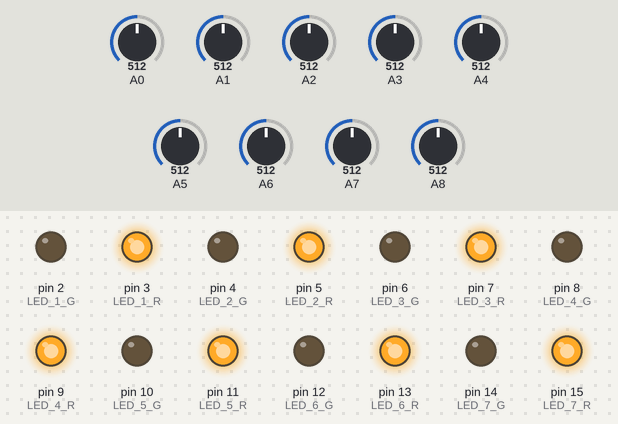
The sketch below on a simulated Arduino Mega 2560, built with avr-gcc and run on an emulated ATmega2560. Shown: output pins drawn as LEDs (lit = HIGH). The inputs (shaded band) are chosen by the test bench; at power-on: A0 = 512, A1 = 512, A2 = 512, A3 = 512, A4 = 512, A5 = 512, A6 = 512, A7 = 512, A8 = 512.

Above: at 0.1 s.
Timing chart, 0 to 1.6 s (numbered marks = the images above):
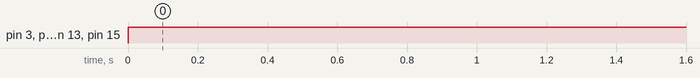

The sketch:

CNY70_9Sensor.ino
```cpp
int LED_1_G = 2;
int LED_1_R = 3;
int LED_2_G = 4;
int LED_2_R = 5;
int LED_3_G = 6;
int LED_3_R = 7;
int LED_4_G = 8;
int LED_4_R = 9;
int LED_5_G = 10;
int LED_5_R = 11;
int LED_6_G = 12;
int LED_6_R = 13;
int LED_7_G = 14;
int LED_7_R = 15;
int LED_8_G = 16;
int LED_8_R = 17;
int LED_9_G = 18;
int LED_9_R = 19;

void setup() {
  Serial.begin(9600);
  pinMode(A0, INPUT);
  pinMode(A1, INPUT);
  pinMode(A2, INPUT);
  pinMode(A3, INPUT);
  pinMode(A4, INPUT);
  pinMode(A5, INPUT);
  pinMode(A6, INPUT);
  pinMode(A7, INPUT);
  pinMode(A8, INPUT);
  pinMode(A9, INPUT);
  pinMode(LED_1_R, OUTPUT);
  pinMode(LED_1_G, OUTPUT);
  pinMode(LED_2_R, OUTPUT);
  pinMode(LED_2_G, OUTPUT);
  pinMode(LED_3_R, OUTPUT);
  pinMode(LED_3_G, OUTPUT);
  pinMode(LED_4_R, OUTPUT);
  pinMode(LED_4_G, OUTPUT);
  pinMode(LED_5_R, OUTPUT);
  pinMode(LED_5_G, OUTPUT);
  pinMode(LED_6_R, OUTPUT);
  pinMode(LED_6_G, OUTPUT);
  pinMode(LED_7_R, OUTPUT);
  pinMode(LED_7_G, OUTPUT);
  pinMode(LED_8_R, OUTPUT);
  pinMode(LED_8_G, OUTPUT);
  pinMode(LED_9_R, OUTPUT);
  pinMode(LED_9_G, OUTPUT);
}//end setup

void loop() {
  detector1();
  detector2();
  detector3();
  detector4();
  detector5();
  detector6();
  detector7();
  detector8();
  detector9();

}//end loop

void detector1() {
  int lectura = analogRead(A0);
  if (lectura != 0) {
   // Serial.println(lectura);
    rgb1(255, 0);
    //lectura=0;
  } else {
    rgb1(0, 255);
    //Serial.println(lectura);
  }//end if else
}//end detector1

void detector2() {
  int lectura = analogRead(A1);
  if (lectura != 0) {
    //Serial.println(lectura);
    rgb2(255, 0);
    //lectura=0;
  } else {
    rgb2(0, 255);
    //Serial.println(lectura);
  }//end if else
}//end detector2

void detector3() {
  int lectura = analogRead(A2);
  if (lectura != 0) {
    //Serial.println(lectura);
    rgb3(255, 0);
    //lectura=0;
  } else {
    rgb3(0, 255);
    //Serial.println(lectura);
  }//end if else
}//end detector3

void detector4() {
  int lectura = analogRead(A3);
  if (lectura != 0) {
    //Serial.println(lectura);
    rgb4(255, 0);
    //lectura=0;
  } else {
    rgb4(0, 255);
    //Serial.println(lectura);
  }//end if else
}//end detector4

void detector5() {
  int lectura = analogRead(A4);
  if (lectura != 0) {
    //Serial.println(lectura);
    rgb5(255, 0);
    lectura=0;
  } else {
    rgb5(0, 255);
    Serial.println(lectura);
  }//end if else
}//end detector5

void detector6() {
  int lectura = analogRead(A5);
  if (lectura != 0) {
    //Serial.println(lectura);
    rgb6(255, 0);
    //lectura=0;
  } else {
    rgb6(0, 255);
    //Serial.println(lectura);
  }//end if else
}//end detector6

void detector7() {
  int lectura = analogRead(A6);
  if (lectura != 0) {
    //Serial.println(lectura);
    rgb7(255, 0);
    //lectura=0;
  } else {
    rgb7(0, 255);
    //Serial.println(lectura);
  }//end if else
}//end detector7

void detector8() {
  int lectura = analogRead(A7);
  if (lectura != 0) {
    //Serial.println(lectura);
    rgb8(255, 0);
    //lectura=0;
  } else {
    rgb8(0, 255);
    //Serial.println(lectura);
  }//end if else
}//end detector6

void detector9() {
  int lectura = analogRead(A8);
  if (lectura != 0) {
   // Serial.println(lectura);
    rgb9(255, 0);
    //lectura=0;
  } else {
    rgb9(0, 255);
    //Serial.println(lectura);
  }//end if else
}//end detector6}

void rgb1(int r, int g) {
  analogWrite(LED_1_G, g);
  analogWrite(LED_1_R, r);
}//end rgb1

void rgb2(int r, int g) {
  analogWrite(LED_2_G, g);
  analogWrite(LED_2_R, r);
}//end rgb2

void rgb3(int r, int g) {
  analogWrite(LED_3_G, g);
  analogWrite(LED_3_R, r);
}//end rgb3

void rgb4(int r, int g) {
  analogWrite(LED_4_G, g);
  analogWrite(LED_4_R, r);
}//end rgb4

void rgb5(int r, int g) {
  analogWrite(LED_5_G, g);
  analogWrite(LED_5_R, r);
}//end rgb5

void rgb6(int r, int g) {
  analogWrite(LED_6_G, g);
  analogWrite(LED_6_R, r);
}//end rgb6

void rgb7(int r, int g) {
  analogWrite(LED_7_G, g);
  analogWrite(LED_7_R, r);
}//end rgb7

void rgb8(int r, int g) {
  analogWrite(LED_8_G, g);
  analogWrite(LED_8_R, r);
}//end rgb8

void rgb9(int r, int g) {
  analogWrite(LED_9_G, g);
  analogWrite(LED_9_R, r);
}//end rgb9
```

Measured:
- by itself, pin 3 (LED_1_R), pin 5 (LED_2_R), pin 7 (LED_3_R), pin 9 (LED_4_R), pin 11 (LED_5_R), pin 13 (LED_6_R), pin 15 (LED_7_R): LOW → HIGH at 0.00 s
